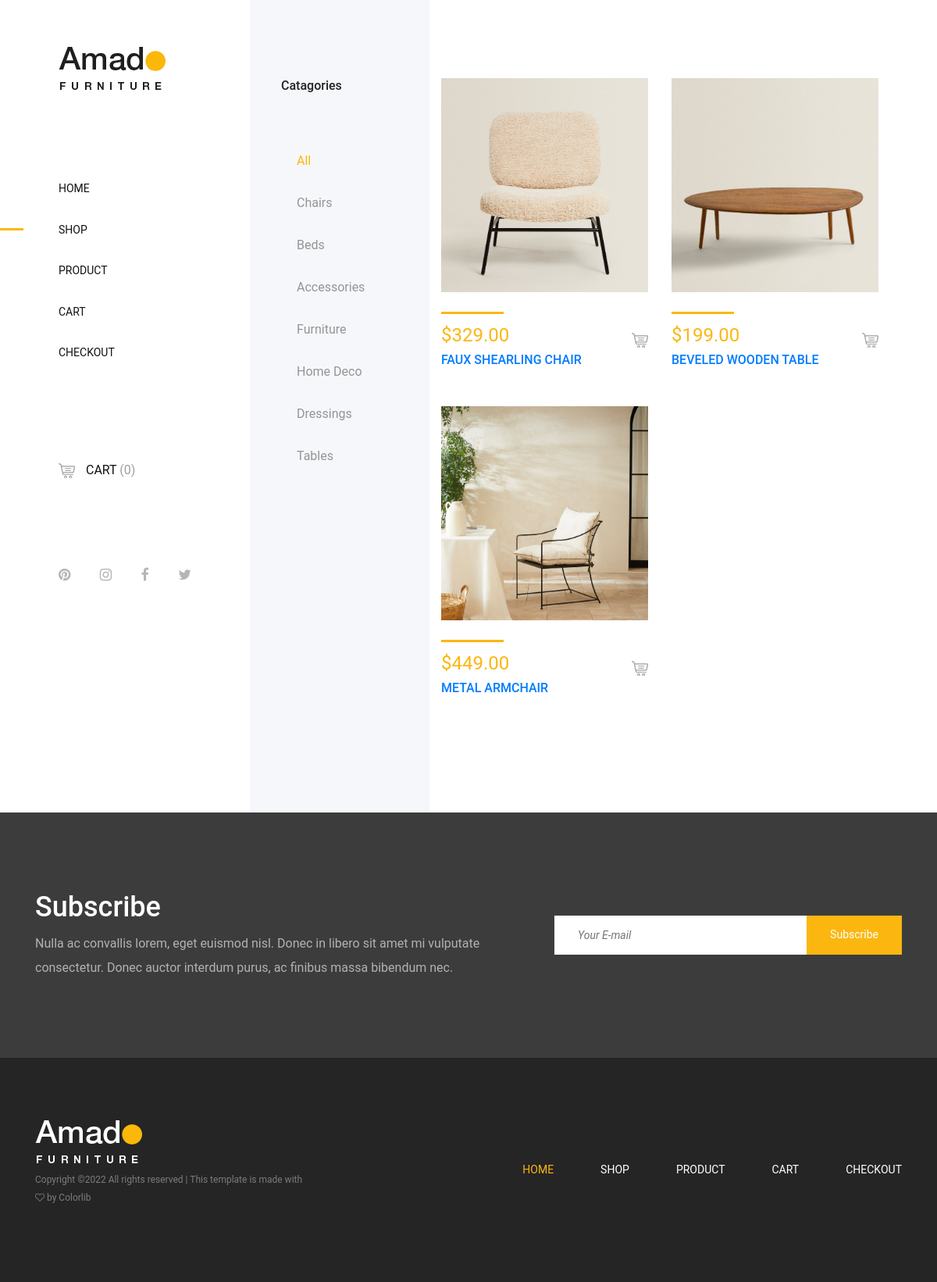
The app's page /shop/ with its own data.
### amado/models.py (models this page shows, shortened)
class Category(models.Model):
    name = models.CharField(max_length=150)

class Product(models.Model):
    name = models.CharField(max_length=150)
    description = models.CharField(max_length=300)
    price = models.DecimalField(max_digits=20, decimal_places=2)
    image_one = models.ImageField(upload_to='static/product/')
    image_two = models.ImageField(upload_to='static/product/')
    image_three = models.ImageField(upload_to='static/product/')
    image_four = models.ImageField(upload_to='static/product/')
    category = models.ForeignKey(Category, on_delete=models.CASCADE)

### amado/views.py (the view)
# urls.py: path('shop/', ShopView.as_view(), name='shop'),
class ShopView(BaseView):
    template_name = 'shop.html'
    def get_context_data(self, **kwargs):
        context = super().get_context_data()
        try:
            category = self.request.GET['cat']
        except:
            category = 0
        try:
            brand = self.request.GET['brand']
        except:
            brand = 0
        if category != 0:
            products = Product.objects.filter(category=category)
        else:
            products = Product.objects.all()
        if brand != 0:
            products = products.filter(brand=brand)
        context['products'] = products
        context['categories'] = Category.objects.all()
        context['activeCategory'] = category
        return context

### amado/views.py (called while the page is built)
    def get_context_data(self, **kwargs):
        self.request.session[0] = 'barr'
        sessionid = self.request.COOKIES.get('sessionid')
        context = super().get_context_data(**kwargs)
        try:
            carts = CartDetails.objects.filter(cart_id=Cart.objects.get_or_create(guest_session_id=sessionid)[0].id)
            total = 0
            for cart in carts:
                total += cart.count * cart.product.price
            context['total'] = total
            context['carts'] = carts
        except:
            print('error')
        return context

### templates/shop.html (shortened to what this page needs)
{% extends 'base.html' %}
{% block content %}
    <div class="shop_sidebar_area">
        <div class="widget catagory mb-50">
            <h6 class="widget-title mb-30">Catagories</h6>
            <div class="catagories-menu">
                <ul>
                    <li class="{% if request.GET.cat == None %}active{% endif %}"><a href="/shop/"><a href="/shop/">All</a></li>
                    {% for cat in categories %}
                        <li class="{% if request.GET.cat|add:"0" == cat.id %}active{% endif %}"><a href="/shop/?cat={{ cat.id }}">{{ cat.name }}</a></li>
                    {% endfor %}
                </ul>
            </div>
        </div>
    </div>
    <div class="amado_product_area section-padding-100">
        <div class="container-fluid">
            <div class="row">
                {% for product in products %}
                    <div class="col-12 col-sm-6 col-md-12 col-xl-6">
                        <div class="single-product-wrapper">
                            <div class="product-img">
                                <img src="/{{ product.image_one }}" alt="">
                            </div>
                            <div class="product-description d-flex align-items-center justify-content-between">
                                <div class="product-meta-data">
                                    <div class="line"></div>
                                    <p class="product-price">${{ product.price }}</p>
                                    <a href="/product-details/?id={{ product.id }}">
                                        <h6>{{ product.name }}</h6>
                                    </a>
                                </div>
                                    <div id="{{ product.id }}" class="cart addtocart-shop">
                                        <img id="{{ product.id }}" src="/static/img/core-img/cart.png" alt="">
                                    </div>
                            </div>
                        </div>
                    </div>
                {% endfor %}
            </div>
        </div>
    </div>
{% endblock %}

### templates/base.html (shortened to what this page needs)
<!DOCTYPE html>
<html lang="en">
<head>
    <link rel="stylesheet" href="/static/css/core-style.css">
    <link rel="stylesheet" href="/static/css/style.css">
    <link rel="stylesheet" href="/static/css/animate.css">
    <link rel="stylesheet" href="/static/css/bootstrap.min.css">
    <link rel="stylesheet" href="/static/css/classy-nav.min.css">
    <link rel="stylesheet" href="/static/css/font-awesome.min.css">
    <link rel="stylesheet" href="/static/css/jquery-ui.min.css">
    <link rel="stylesheet" href="/static/css/magnific-popup.css">
    <link rel="stylesheet" href="/static/css/nice-select.css">
    <link rel="stylesheet" href="/static/css/owl.carousel.css">
</head>
<body>
<div class="main-content-wrapper d-flex clearfix">
    <header class="header-area clearfix">
        <div class="logo">
            <a href="index.html"><img src="/static/img/core-img/logo.png" alt=""></a>
        </div>
        <nav class="amado-nav">
            <ul>
                <li class="{% if request.resolver_match.url_name == "index" %}active{% endif %}"><a href="/">Home</a></li>
                <li class="{% if request.resolver_match.url_name == "shop" %}active{% endif %}"><a href="/shop">Shop</a></li>
                <li class="{% if request.resolver_match.url_name == "product-details" %}active{% endif %}"><a href="/product-details">Product</a></li>
                <li class="{% if request.resolver_match.url_name == "cart" %}active{% endif %}"><a href="/cart">Cart</a></li>
                <li class="{% if request.resolver_match.url_name == "checkout" %}active{% endif %}"><a href="/checkout">Checkout</a></li>
            </ul>
        </nav>
        <div class="cart-fav-search mb-100">
            <a href="/cart" class="cart-nav"><img src="/static/img/core-img/cart.png" alt=""> Cart <span class="cart-count">({{ carts|length }})</span></a>
        </div>
        <div class="social-info d-flex justify-content-between">
            <a href="#"><i class="fa fa-pinterest" aria-hidden="true"></i></a>
            <a href="#"><i class="fa fa-instagram" aria-hidden="true"></i></a>
            <a href="#"><i class="fa fa-facebook" aria-hidden="true"></i></a>
            <a href="#"><i class="fa fa-twitter" aria-hidden="true"></i></a>
        </div>
    </header>
    {% block content %}
    {% endblock %}
    <section class="newsletter-area section-padding-100-0">
        <div class="container">
            <div class="row align-items-center">
                <div class="col-12 col-lg-6 col-xl-7">
                    <div class="newsletter-text mb-100">
                        <h2>Subscribe</h2>
                        <p>Nulla ac convallis lorem, eget euismod nisl. Donec in libero sit amet mi vulputate
                            consectetur. Donec auctor interdum purus, ac finibus massa bibendum nec.</p>
                    </div>
                </div>
                <div class="col-12 col-lg-6 col-xl-5">
                    <div class="newsletter-form mb-100">
                        <form action="#" method="post">
                            <input type="email" name="email" class="nl-email" placeholder="Your E-mail">
                            <input type="submit" value="Subscribe">
                        </form>
                    </div>
                </div>
            </div>
        </div>
    </section>
    <footer class="footer_area clearfix">
        <div class="container">
            <div class="row align-items-center">
                <div class="col-12 col-lg-4">
                    <div class="single_widget_area">
                        <div class="footer-logo mr-50">
                            <a href="index.html"><img src="/static/img/core-img/logo2.png" alt=""></a>
                        </div>
                        <p class="copywrite">
                            Copyright &copy;<script>document.write(new Date().getFullYear());</script>
                            All rights reserved | This template is made with <i class="fa fa-heart-o"
                                                                                aria-hidden="true"></i> by <a
                                href="https://colorlib.com" target="_blank">Colorlib</a>
                            </p>
                    </div>
                </div>
                <div class="col-12 col-lg-8">
                    <div class="single_widget_area">
                        <div class="footer_menu">
                            <nav class="navbar navbar-expand-lg justify-content-end">
                                <div class="collapse navbar-collapse" id="footerNavContent">
                                    <ul class="navbar-nav ml-auto">
                                        <li class="nav-item active">
                                            <a class="nav-link" href="/">Home</a>
                                        </li>
                                        <li class="nav-item">
                                            <a class="nav-link" href="/shop">Shop</a>
                                        </li>
                                        <li class="nav-item">
                                            <a class="nav-link" href="/product-details/">Product</a>
                                        </li>
                                        <li class="nav-item">
                                            <a class="nav-link" href="/cart">Cart</a>
                                        </li>
                                        <li class="nav-item">
                                            <a class="nav-link" href="/checkout">Checkout</a>
                                        </li>
                                    </ul>
                                </div>
                            </nav>
                        </div>
                    </div>
                </div>
            </div>
        </div>
    </footer>
</body>
</html>

### records on screen
Category: name "Chairs"
Category: name "Beds"
Category: name "Accessories"
Category: name "Furniture"
Category: name "Home Deco"
Category: name "Dressings"
Category: name "Tables"
Product: image_one (picture), price "329.00", name "FAUX SHEARLING CHAIR"
Product: image_one (picture), price "199.00", name "BEVELED WOODEN TABLE"
Product: image_one (picture), price "449.00", name "METAL ARMCHAIR"

### other values on screen
{{ carts|length }} "0"
